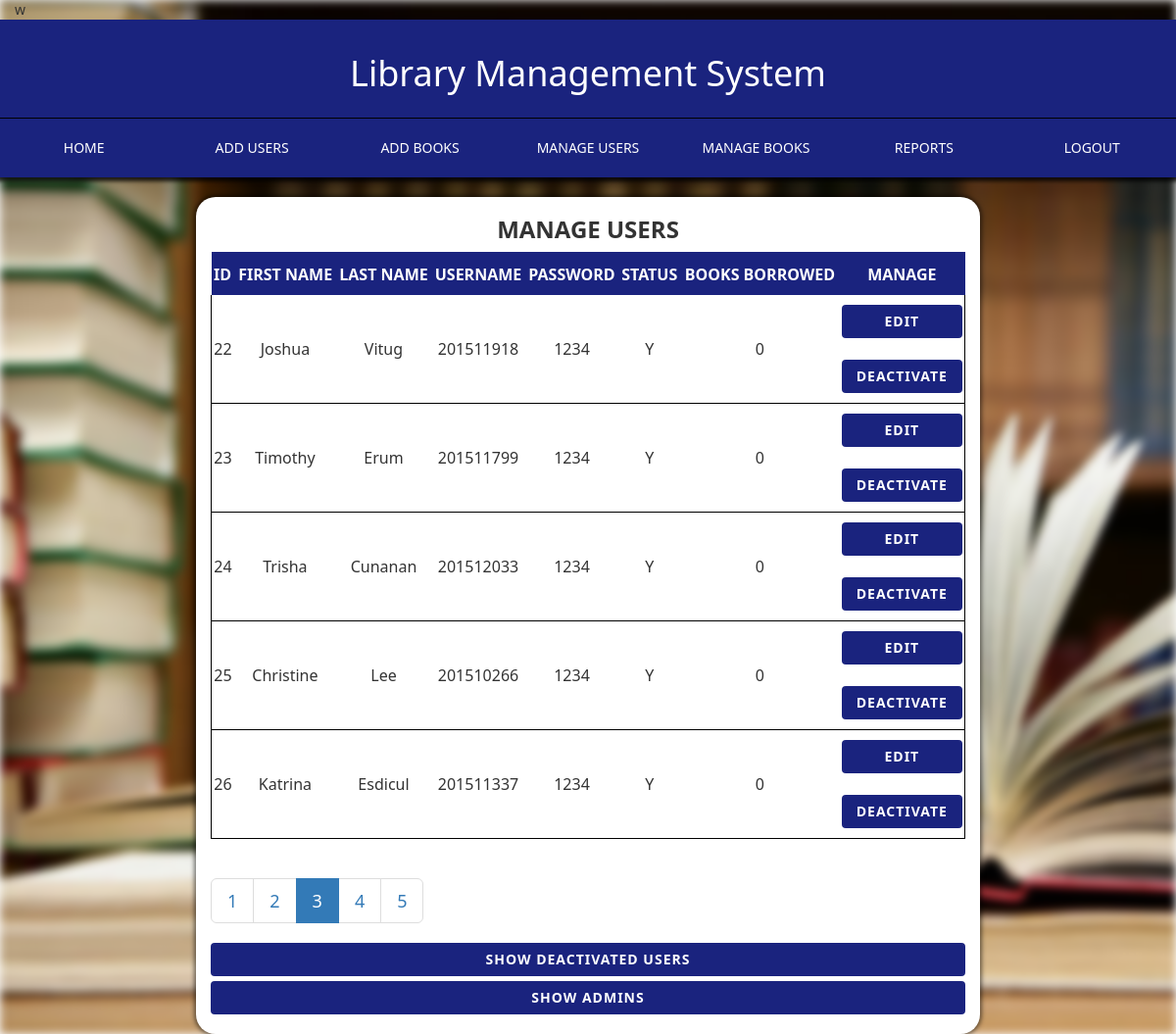
The page /manUser.php?page=3 (signed in) on the database its author committed.
### tables this page shows
CREATE TABLE `usertbl` (
  `id` int(11) NOT NULL,
  `fullname` varchar(50) NOT NULL,
  `lname` varchar(25) NOT NULL,
  `fname` varchar(25) NOT NULL,
  `user` varchar(10) NOT NULL,
  `pass` varchar(10) NOT NULL,
  `status` enum('y','n') NOT NULL,
  `num_of_books` int(11) NOT NULL,
  `borrowed_status` enum('y','n') NOT NULL,
  `penalty_date` date DEFAULT NULL
);

### manUser.php (the view, shortened to what this page needs)
<html>
	<head>
		<link rel="stylesheet" type="text/css" href="./css/bootstrap.min.css">
		<link rel="stylesheet" type="text/css" href="./css/custom.css">
	</head>
	<body>
		<?php include 'loader.php'; ?>w
	<?php include "./header2.php"; ?>
			<div class="row">
				<div class="col-md-2"></div>
				<div class="col-md-8 form">
					<h3 class="text-center title">MANAGE USERS</h3>
					<table>
						<tr class="heading-table">
							<td class="table-side">ID</td>
							<td>FIRST NAME</td>
							<td>LAST NAME</td>
							<td>USERNAME</td>
							<td>PASSWORD</td>
							<td>STATUS</td>
							<td>BOOKS BORROWED</td>
							<td class="table-side">MANAGE</td>
						</tr>
						<?php
						include('./connect.php');
						$curr_page = $_GET["page"];
						if($curr_page=="" || $curr_page=="1"){
							$curr_page = 0;
						}
						else{
							$curr_page = ($curr_page*5) - 5;
						}
						$query = "SELECT * FROM usertbl limit $curr_page,5";
						$query2 = "SELECT * FROM usertbl";
						$sql2 = mysqli_query($db_connect, $query2);
						$counter = 0;
						if($sql = mysqli_query($db_connect, $query)){
							$total_rows = mysqli_num_rows($sql);
							$total_rows2 = mysqli_num_rows($sql2);
							$num_pages = ceil($total_rows2/5);
							if($total_rows>0){
								while($row = mysqli_fetch_array($sql)) {
									if($row['status'] == 'y') {
										if($counter == 0)
											echo '<tr>';
								?>
									<td class="id-border"><?php echo $row['id'] ?></td>
									<td class="bot-border"><?php echo $row['fname']?></td>
									<td class="bot-border"><?php echo $row['lname']?></td>
									<td class="bot-border"><?php echo $row['user']?></td>
									<td class="bot-border"><?php echo $row['pass']?></td>
									<td class="bot-border"><?php echo strtoupper($row['status'])?></td>
									<td class="bot-border"><?php echo $row['num_of_books']?></td>
									<td class="manage-border"><form class="link-form" action="./edit.php" method="post"><input type="hidden" name="id" value="<?php echo $row['id'] ?>" /><input type="submit" value="EDIT" class="btn btn-block btn-login" /></form><br><a href="./delete.php?id=<?php echo $row['id'] ?>" class="btn btn-block btn-login">DEACTIVATE</a></td>
								<?php
										if($counter%6 == 0)
											echo '</tr>';
									}
								}
							}
						}
								?>
					</table>
					<nav aria-label="Page navigation example">
 							 <ul class="pagination pagination-lg ">
					<?php
						 for ($i=1; $i <= $num_pages; $i++) {
								?>
								<li class="page-item <?php if($i == $_GET['page']) echo 'active'; ?>">
								<a href="./manUser.php?page=<?php echo $i ?> "?>
										 <?php echo $i; ?>
								</a>
									</li>
								<?php
							}
							?>
							</ul>
						</nav>
					<a href="./delusers.php" class="btn btn-block btn-login">SHOW DEACTIVATED USERS</a>
					<a href="./showadmin.php" class="btn btn-block btn-login">SHOW ADMINS</a>
					<br>
				</div>
				<div class="col-md-2"></div>
			</div>
		</div>
	</body>
</html>

### css/custom.css (style rules this page uses)
body { font-family: 'Segoe UI'; }
.id-border { border-left: 1px solid #000; border-bottom: 1px solid #000; }
.bot-border { border-bottom: 1px solid #000; }
.manage-border { border-right: 1px solid #000; border-bottom: 1px solid #000; }
.form { margin:auto; margin-top: 20px; background: #fff; border-radius: 20px; box-shadow: 0px 0px 4px 2px rgba(0,0,0,0.5); }
.btn-login { background: #1A237E; font-weight: 700; letter-spacing: 1px; color: #fff; }
.title { font-weight: 700; }
table { width: 100%; margin: 0 auto; margin-bottom: 20px }
table td { border: 0px solid #000; text-align: center; padding: 10px 2px; }
.heading-table { font-weight: 600; background: #1A237E; color: #fff; }
.link-form { display: inline; }
.table-side { border-right: 1px solid #1A237E; }
.heading-table { border-top: 2px solid #1A237E; }

### rows shown on the page
usertbl: id "22", fname "Joshua", lname "Vitug", user "201511918", pass "1234", status "Y", num_of_books "0"
usertbl: id "23", fname "Timothy", lname "Erum", user "201511799", pass "1234", status "Y", num_of_books "0"
usertbl: id "24", fname "Trisha", lname "Cunanan", user "201512033", pass "1234", status "Y", num_of_books "0"
usertbl: id "25", fname "Christine", lname "Lee", user "201510266", pass "1234", status "Y", num_of_books "0"
usertbl: id "26", fname "Katrina", lname "Esdicul", user "201511337", pass "1234", status "Y", num_of_books "0"
